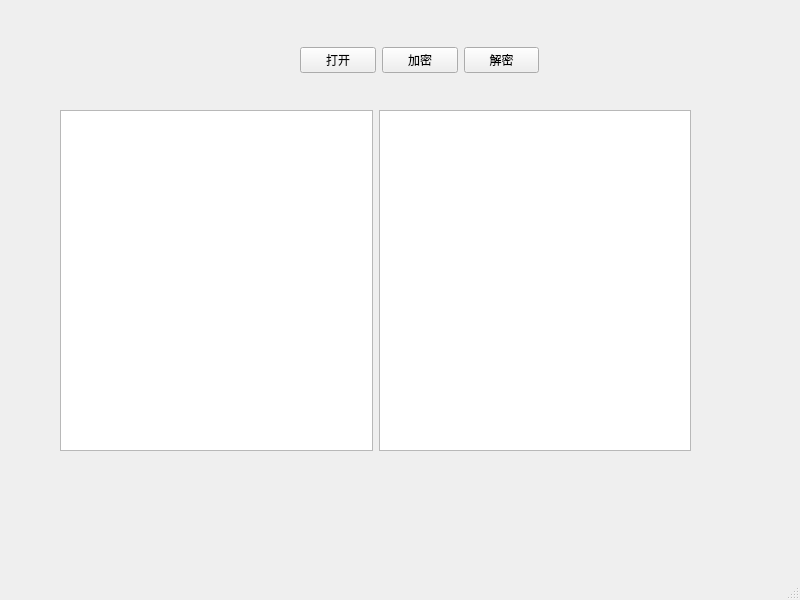
<?xml version="1.0" encoding="UTF-8"?>
<ui version="4.0">
 <class>MainWindow</class>
 <widget class="QMainWindow" name="MainWindow">
  <property name="geometry">
   <rect>
    <x>0</x>
    <y>0</y>
    <width>800</width>
    <height>600</height>
   </rect>
  </property>
  <property name="windowTitle">
   <string>MainWindow</string>
  </property>
  <widget class="QWidget" name="centralwidget">
   <widget class="QWidget" name="horizontalLayoutWidget">
    <property name="geometry">
     <rect>
      <x>300</x>
      <y>20</y>
      <width>239</width>
      <height>80</height>
     </rect>
    </property>
    <layout class="QHBoxLayout" name="horizontalLayout">
     <item>
      <widget class="QPushButton" name="pushButton">
       <property name="text">
        <string>打开</string>
       </property>
      </widget>
     </item>
     <item>
      <widget class="QPushButton" name="encodeButton">
       <property name="text">
        <string>加密</string>
       </property>
      </widget>
     </item>
     <item>
      <widget class="QPushButton" name="decodeButton">
       <property name="text">
        <string>解密</string>
       </property>
      </widget>
     </item>
    </layout>
   </widget>
   <widget class="QWidget" name="horizontalLayoutWidget_2">
    <property name="geometry">
     <rect>
      <x>60</x>
      <y>110</y>
      <width>631</width>
      <height>341</height>
     </rect>
    </property>
    <layout class="QHBoxLayout" name="horizontalLayout_2">
     <item>
      <widget class="QPlainTextEdit" name="beforeText">
       <property name="plainText">
        <string/>
       </property>
      </widget>
     </item>
     <item>
      <widget class="QPlainTextEdit" name="afterText"/>
     </item>
    </layout>
   </widget>
  </widget>
  <widget class="QMenuBar" name="menubar">
   <property name="geometry">
    <rect>
     <x>0</x>
     <y>0</y>
     <width>800</width>
     <height>23</height>
    </rect>
   </property>
  </widget>
  <widget class="QStatusBar" name="statusbar"/>
 </widget>
 <resources>
  <include location="resources.qrc"/>
 </resources>
 <connections/>
</ui>
